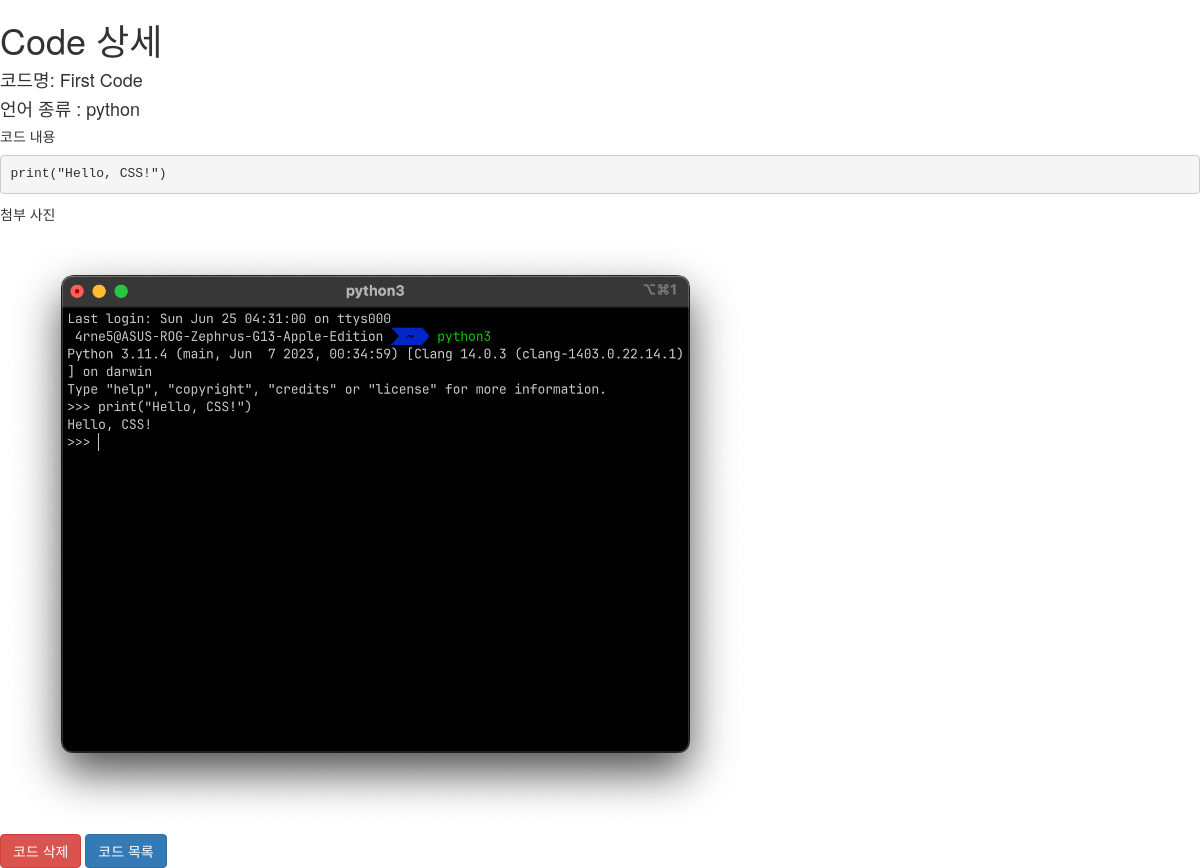
Screenshot of /blog/15/ with the database file from the repository.
### main/models.py (models this page shows, shortened)
class Post(models.Model):
    postname = models.CharField(max_length=50)
    kindcode = models.CharField(max_length=50, null=True)
    mainphoto = models.ImageField(blank=True, null=True)
    contents = models.TextField()

### main/views.py (the view)
# urls.py: path('blog/<int:pk>/', posting, name='posting'),
def posting(request, pk):
    post = Post.objects.get(pk=pk)
    md = markdown.Markdown(extensions=['fenced_code', 'codehilite'])
    content_html = md.convert(post.contents)
    return render(request, 'main/posting.html', {'post': post, 'content_html': content_html})

### main/templates/main/posting.html (shortened to what this page needs)
{% block content %}
<html>
    <head>
        <link rel="stylesheet" href="https://maxcdn.bootstrapcdn.com/bootstrap/3.3.7/css/bootstrap.min.css">
        <link rel="stylesheet" href="//cdnjs.cloudflare.com/ajax/libs/highlight.js/11.3.1/styles/default.min.css">
    </head>
    <body>
        <h1>Code 상세</h1>
        <h4>코드명: {{post.postname}}</h4>
        <h4>언어 종류 : {{post.kindcode}}</h4>
        <h5>코드 내용</h5>
        <div><pre><code>{{post.contents}}</code></pre></div>
        {% if post.mainphoto %}
             <p>첨부 사진</p>
            <img src="{{ post.mainphoto.url }}" alt="" height="600">
            <br>
        {% endif %}
        <a href="/blog/{{post.pk}}/remove" class="btn btn-danger">코드 삭제</a>
        <a href="/blog/" class="btn btn-primary">코드 목록</a>
    </body>
</html>
{% endblock %}

### rows the page displays
Post: postname "First Code", kindcode "python", contents "print(\"Hello, CSS!\")", mainphoto (picture)
